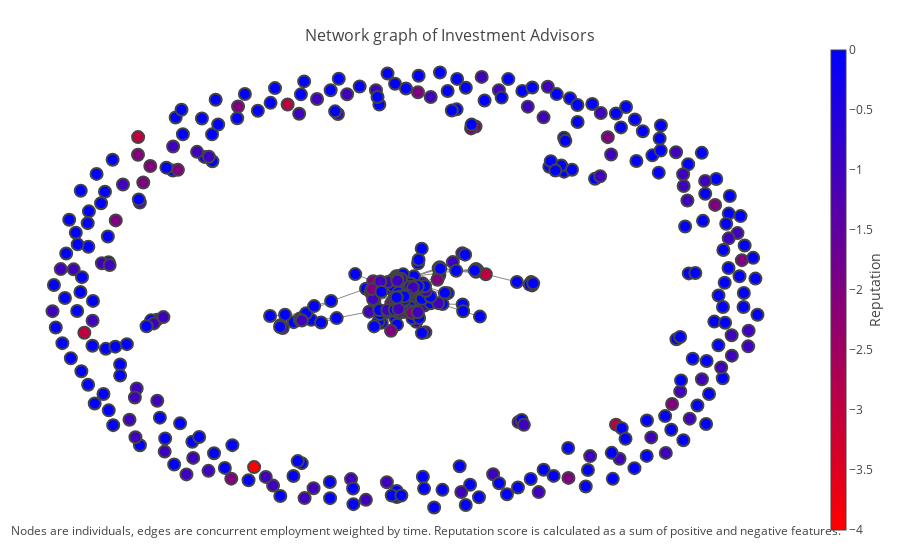

This figure's notebook cell:
### Code cell
fig = go.Figure(data=[trace_edges, trace_nodes, middle_node_trace],
# fig = go.Figure(data=[trace_edges, trace_nodes],
             layout=go.Layout(
                title='<br>Network graph of Investment Advisors',
                titlefont=dict(size=16),
                showlegend=False,
                hovermode='closest',
                margin=dict(b=20,l=5,r=5,t=40),
                annotations=[ dict(
                    text="Nodes are individuals, edges are concurrent employment weighted by time. Reputation score is calculated as a sum of positive and negative features.",
                    showarrow=False,
                    xref="paper", yref="paper",
                    x=0.005, y=-0.002 ) ],
                xaxis=dict(showgrid=False, zeroline=False, showticklabels=False),
                yaxis=dict(showgrid=False, zeroline=False, showticklabels=False)))

# py.iplot(fig, filename='networkx')
iplot(fig, filename='networkx')
# fig = dict(data=[trace_edges, trace_nodes], layout=layout)
# iplot(fig)

### Figure 1 — Plotly figure (JSON) as saved in the notebook; plotly's stock layout.template omitted (floating-point values rounded to 4 significant figures; data arrays with more than 128 entries replaced by an {"elided": "..."} marker saying what was removed)
{"data": [{"line": {"color": "#888", "width": 1}, "mode": "lines", "type": "scatter", "uid": "95b40f28-b09a-4de3-a00c-efc121d7376d", "x": {"elided": "8508 float values"}, "y": {"elided": "8508 float values"}}, {"hoverinfo": "text", "marker": {"color": {"elided": "500 int values"}, "colorbar": {"thickness": 15, "title": {"side": "right", "text": "Reputation"}, "xanchor": "left"}, "colorscale": "Bluered", "line": {"width": 2}, "reversescale": true, "showscale": true, "size": 12}, "mode": "markers", "text": {"elided": "500 str values"}, "type": "scatter", "uid": "0a511ffe-097c-458b-a498-9f86bd0c59fd", "x": {"elided": "500 float values"}, "y": {"elided": "500 float values"}}, {"hoverinfo": "text", "marker": {"opacity": 0}, "mode": "markers", "text": {"elided": "3302 str values"}, "type": "scatter", "uid": "35f3efa4-6202-447c-8a4d-9a3156439089", "x": {"elided": "2836 float values"}, "y": {"elided": "2836 float values"}}], "layout": {"annotations": [{"showarrow": false, "text": "Nodes are individuals, edges are concurrent employment weighted by time. Reputation score is calculated as a sum of positive and negative features.", "x": 0.005, "xref": "paper", "y": -0.002, "yref": "paper"}], "hovermode": "closest", "margin": {"b": 20, "l": 5, "r": 5, "t": 40}, "showlegend": false, "title": {"font": {"size": 16}, "text": "<br>Network graph of Investment Advisors"}, "xaxis": {"showgrid": false, "showticklabels": false, "zeroline": false}, "yaxis": {"showgrid": false, "showticklabels": false, "zeroline": false}}}
